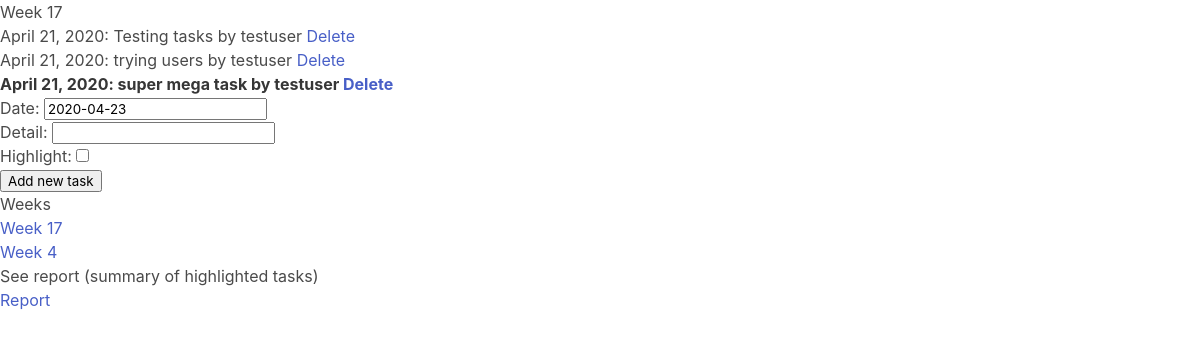
/current_week/ (signed in), run on the app's committed database.
### upweekly/models.py (models this page shows, shortened)
class CompletedTask(models.Model):
    date = models.DateField(default=timezone.now())
    detail = models.CharField(max_length = 255)
    highlight =  models.BooleanField(default=False)
    user = models.ForeignKey(get_user_model(), on_delete=models.CASCADE,)
    test = False
    def get_all_yearweeks(request):
        weeks2years = {}
        weeks = []
        years = []
        for task in CompletedTask.objects.all():
            if task.user == request.user:
                date_object = CompletedTask._meta.get_field('date')
                date_value = date_object.value_from_object(task)
                week = date_object.to_python(date_value).isocalendar()[1]
                year = date_object.to_python(date_value).isocalendar()[0]
                if week in weeks:
                    next
                weeks.append(int(week))
                years.append(int(year))
        weeks2years = dict(zip(weeks, years))
        print(weeks2years)
        return weeks2years

### users/models.py (models this page shows)
class CustomUser(AbstractUser):
    pass

### upweekly/views.py (the view)
# urls.py: path('current_week/', CurrentWeekView.as_view(), name='current_week'),
class CurrentWeekView(WeekView):
    week = str(timezone.now().isocalendar()[1])
    year = timezone.now().isocalendar()[0]
    success_url = reverse_lazy('current_week')

### upweekly/views.py (called while the page is built)
    def test_func(self):
        return True

    def get_context_data(self, **kwargs):
        week = self.get_week()
        week = str(week)
        context = super(WeekView, self).get_context_data(**kwargs)
        context.update({'week': week})
        worked_yearweeks = CompletedTask.get_all_yearweeks(self.request)
        context.update({'worked_yearweeks': worked_yearweeks})
        return context

### templates/week.html (shortened to what this page needs)
{% extends 'base.html' %}
{% block content %}
<h1>Week {{ week }}</h1>
<ul>
   {% for task in object_list %}
      {% if week == task.date|date:"W" and user == task.user %}
         {% if task.highlight and user == task.user %}
            <strong>
         {% endif %}
         <li>
            {{ task.date }}: {{ task.detail }} by {{ task.user.username }}
            <a href="{% url 'delete_task' task.id %}">Delete</a>
         </li>
         {% if task.highlight and user == task.user %}
            </strong>
         {% endif %}
      {% endif %}
   {% endfor %}
   <li>
      <form method="post">
         {{ form.as_p }}
         <button type="submit">Add new task</button>
      </form>
   </li>
</ul>
<h2>Weeks</h2>
<ul>
   {% for week, year in worked_yearweeks.items %}
         <li><a href="{% url 'week' year=year week=week %}">Week {{ week }}</a></li>
    {% endfor %}
</ul>
<p>See report (summary of highlighted tasks)<p>
<a href="{% url 'report' %}">Report</a>
{% endblock content %}

### data on the page
CompletedTask: date "April 21, 2020", detail "Testing tasks", user.username "testuser"
CompletedTask: date "April 21, 2020", detail "trying users", user.username "testuser"
CompletedTask: date "April 21, 2020", detail "super mega task", user.username "testuser"

### other printed values
{{ week }} "17"
{{ week }} "17" "4"
